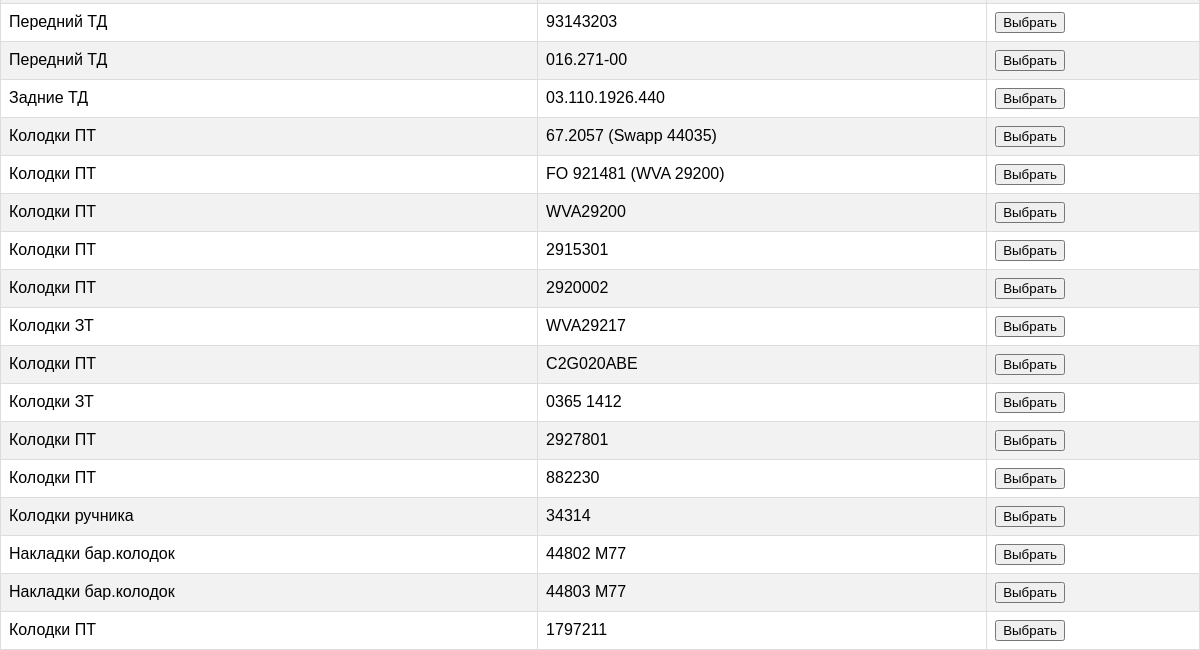
Page /parts-list/ (lower part) on the earlier database version.
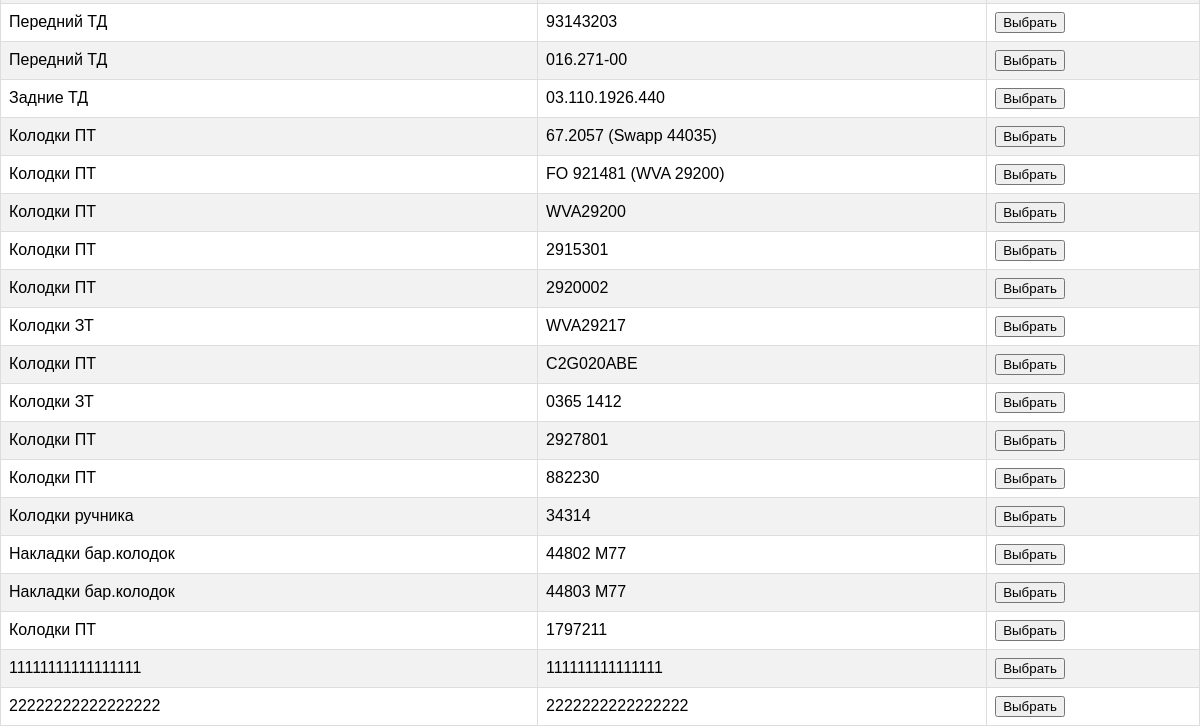
Same page on the later database version.
### main/models.py (models this page shows, shortened)
class Item(models.Model):
    availability = models.CharField(max_length=10, default='green', blank=True)
    article = models.CharField(max_length=100, unique=True)
    name = models.CharField(max_length=100)
    size = models.CharField(max_length=100, blank=True, null=True)
    quantity = models.PositiveIntegerField(default=0)
    brand = models.CharField(max_length=100)
    model = models.CharField(max_length=100)
    manufacturer = models.CharField(max_length=100)
    part_type = models.CharField(max_length=100)
    engine_part = models.ForeignKey(EngineParts, on_delete=models.CASCADE, null=True, blank=True)
    transmission_part = models.ForeignKey(TransmissionParts, on_delete=models.CASCADE, null=True, blank=True)
    pneumatic_part = models.ForeignKey(PneumaticParts, on_delete=models.CASCADE, null=True, blank=True)
    chassis_parts = models.ForeignKey(ChassisParts, on_delete=models.CASCADE, null=True, blank=True)
    brake_part = models.ForeignKey(BrakeParts, on_delete=models.CASCADE, null=True, blank=True)
    steering_part = models.ForeignKey(SteeringParts, on_delete=models.CASCADE, null=True, blank=True)
    electricity_part = models.ForeignKey(ElectricityParts, on_delete=models.CASCADE, null=True, blank=True)
    climate_part = models.ForeignKey(ClimateParts, on_delete=models.CASCADE, null=True, blank=True)
    carbody_part = models.ForeignKey(CarBodyParts, on_delete=models.CASCADE, null=True, blank=True)
    interior_part = models.ForeignKey(InteriorParts, on_delete=models.CASCADE, null=True, blank=True)
    maintenance_part = models.ForeignKey(MaintenanceParts, on_delete=models.CASCADE, null=True, blank=True)
    liquids_part = models.ForeignKey(LiquidsParts, on_delete=models.CASCADE, null=True, blank=True)
    from django.db import models

### main/views.py (the view)
# urls.py: path('parts-list/', views.parts_list, name='parts_list'),
def parts_list(request):
    parts = Item.objects.all()
    return render(request, 'main/parts_list.html', {'parts': parts})

### main/templates/main/parts_list.html (shortened to what this page needs)
{% extends 'main/base.html' %}
{% block content %}
    <div class="container">
        <table id="partsTable" class="parts-table">
            <tbody>
                {% for part in parts %}
                    <tr class="{% cycle 'row-white' 'row-gray' %}">
                        <td>{{ part.name }}</td>
                        <td>{{ part.article }}</td>
                        <td>
                            <button onclick="selectPart('{{ part.name }}', '{{ part.article }}')">Выбрать</button>
                        </td>
                    </tr>
                {% endfor %}
            </tbody>
        </table>
    </div>
{% endblock %}

Differences in the rows shown:
added Item: name "11111111111111111", article "111111111111111"
added Item: name "22222222222222222", article "2222222222222222"
